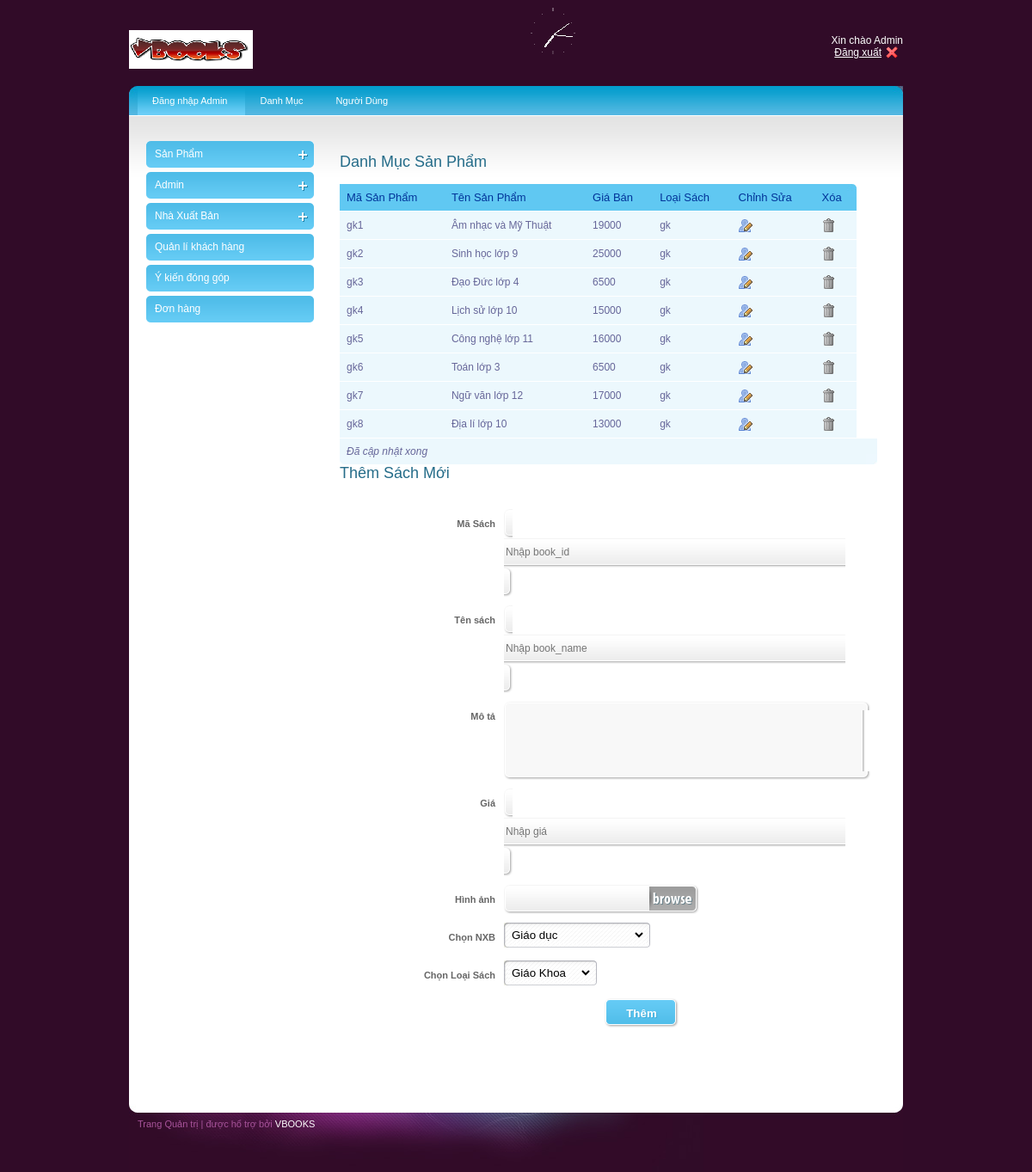
The app's page /admin/danhmuc.php with its own data.
### tables this page shows
CREATE TABLE IF NOT EXISTS `book` (
  `book_id` varchar(15) NOT NULL,
  `book_name` varchar(250) NOT NULL,
  `description` text NOT NULL,
  `price` int(10) NOT NULL,
  `img` text NOT NULL,
  `pub_id` varchar(5) NOT NULL,
  `cat_id` varchar(5) NOT NULL,
  PRIMARY KEY (`book_id`),
  KEY `manxb` (`pub_id`,`cat_id`),
  KEY `maloai` (`cat_id`)
);

### classes/db.class.php (called while the page is built, shortened)
<?php
class db{
	var $conn ='';
	public function __construct()
	{
		 $this->conn =  new PDO('mysql:host=localhost; dbname=bansach' , 'root' , '');
		 $this->conn->query('set names "utf8" ');
	}
	public function query($sql)
	{
		$stm = $this->conn->query($sql);
		return $stm->fetchAll(PDO::FETCH_ASSOC);
	}
}

### include/function.php (called while the page is built, shortened)
<?php
function getIndex($index, $value="")
{
	if (!isset($_GET[$index]))	return $value;
	return trim($_GET[$index]);
}
 ?>

### admin/danhmuc.php (the view, shortened to what this page needs)
<?php
include "../classes/db.class.php";
include "../include/function.php";
$ac=getIndex('ac','insert');
$db = new db();
$cats= $db->query("select * from category");
?>
<?php include "layouts/head.php"; ?>
    <div class="right_content">
    <h2>Danh Mục Sản Phẩm</h2>
<table id="rounded-corner" summary="2007 Major IT Companies' Profit">
    <thead>
    	<tr>
            <th scope="col" class="rounded">Mã Sản Phẩm</th>
            <th scope="col" class="rounded">Tên Sản Phẩm</th>
            <th scope="col" class="rounded">Giá Bán</th>
            <th scope="col" class="rounded">Loại Sách</th>
            <th scope="col" class="rounded">Chỉnh Sửa</th>
            <th scope="col" class="rounded-q4">Xóa</th>
        </tr>
    </thead>
        <tfoot>
    	<tr>
        	<td colspan="6" class="rounded-foot-left"><em>Đã cập nhật xong</em></td>
        	<td class="rounded-foot-right">&nbsp;</td>
        </tr>
    </tfoot>
    <tbody>
        <?php
                                    $id1 = getIndex('id','gk');
                                    $db= new db();
                                    $sql= $db->query("select * from book where cat_id = '$id1' limit 20 ");
                                    foreach($sql as $v)
                                    {
            ?>
    	 <tr>
            <td><?php echo $v['book_id'] ?></td>
            <td><?php echo $v['book_name'] ?></td>
            <td><?php echo $v['price'] ?></td>
            <td><?php echo $v['cat_id'] ?></td>
            <td><a href="danhmuc.php?id=<?php echo $id1; ?>&idsach=<?php echo $v['book_id'];?>&ac=update"><img src="images/user_edit.png" alt="" title="" border="0" /></a></td>
           <td><a href="delete.php?id=<?php echo $v['book_id'];?>" class="ask" ><img src="images/trash.png" alt="" title="" border="0" /></a></td>
        </tr>
        <?php
    }
        ?>
    </tbody>
</table>
<?php
    $idsach=getIndex('idsach');
    $sp = $db->query("select * from book where book_id='$idsach'");
    if(empty($sp))
    {
        $masach= "";
        $ten="";
        $description="";
        $price ="";
    }
 ?>
<h2>Thêm Sách Mới</h2>
         <div class="form">
         <form action="insertbook.php?ac=<?php echo $ac; ?>" method="post" class="niceform">
                <fieldset>
                    <dl>
                        <dt><label for="text">Mã Sách</label></dt>
                        <dd><input type="text" name="book_id" id="" size="54"  placeholder="Nhập book_id" value="<?php echo $masach; ?>" /></dd>
                    </dl>
                    <dl>
                        <dt><label for="text">Tên sách</label></dt>
                        <dd><input type="text" name="book_name" id="" size="54" placeholder="Nhập book_name" value="<?php echo $ten; ?>" /></dd>
                    </dl>
                        <dt><label for="comments">Mô tả</label></dt>
                        <dd><textarea name="description" id="" rows="5" cols="50"><?php echo $description; ?></textarea></dd>
                    <dl>
                        <dt><label for="text">Giá</label></dt>
                        <dd><input type="text" name="price" id="" size="54" placeholder="Nhập giá" value="<?php echo $price; ?>" /></dd>
                    </dl>
                    <dl>
                        <dt><label for="upload">Hình ảnh</label></dt>
                        <dd><input type="file" name="img" id="upload" /></dd>
                    </dl>
                    <dl>
                        <dt><label for="gender">Chọn NXB</label></dt>
                        <dd><select name="pub_id">
                                    <?php
                                    foreach ($nxb as  $v) {
                                        $select="";
                                     ?>
                                    <option value="<?php echo $v['pub_id'];?>" <?php echo $select ?>><?php echo $v['pub_name'];?></option>
                                   <?php
                                    }
                                   ?>
                            </select>
                        </dd>
                    </dl>
                   <dl>
                        <dt><label for="gender">Chọn Loại Sách</label></dt>
                        <dd><select name="cat_id">
                                    <?php
                                    foreach ($cats as  $v) {
                                        $select="";
                                     ?>
                                    <option value="<?php echo $v['cat_id'];?>" <?php echo $select ?>><?php echo $v['cat_name'];?></option>
                                   <?php
                                    }
                                   ?>
                            </select>
                        </dd>
                    </dl>
                     <dl>
                     <dl class="submit">
                    <input type="submit" name="submit" id="submit" value="Thêm" />
                     </dl>
                </fieldset>
         </form>
         </div>
         <div class="form">
         <form action="" method="post" class="niceform">
                <fieldset>
                </fieldset>
         </form>
         </div>
     </div>
  </div>
    </div>
<?php include "layouts/footer.php"; ?>
</div>
</body>
</html>

### admin/style.css (style rules this page uses)
body { background:url(images/bg.gif) no-repeat center top #310b28; font-family:Arial, Helvetica, sans-serif; padding:0; font-size:12px; margin:0 auto; color: #0e4354; }
a { color:#256c89; }
h2 { font-size:18px; color:#256c89; font-weight:normal; padding:0px 0 15px 0; margin:0px; clear:both; }
.right_content { width:625px; float:left; padding:30px 0 0 30px; }
#rounded-corner { margin:0px; width:625px; text-align: left; border-collapse: collapse; }
#rounded-corner thead th.rounded-q4 { background: #60c8f2 url('images/right.jpg') right top no-repeat; }
#rounded-corner th { padding: 8px; font-weight: normal; font-size: 13px; color: #039; background: #60c8f2; }
#rounded-corner td { padding: 8px; background: #ecf8fd; border-top: 1px solid #fff; color: #669; }
#rounded-corner tfoot td.rounded-foot-left { background: #ecf8fd url('images/botleft.jpg') left bottom no-repeat; }
#rounded-corner tfoot td.rounded-foot-right { background: #ecf8fd url('images/botright.jpg') right bottom no-repeat; }

### admin/niceforms-default.css (style rules this page uses)
.form { width:600px; float:left; clear:both; }
fieldset { border:none; clear:both; }
label { font-size:11px; font-weight:bold; color:#666; }
dl { clear:both; width:600px; }
dl.submit { clear:both; width:500px; text-align:center; padding:0 0 0 90px; }
dt { float:left; text-align:right; width:170px; line-height:34px; padding:0 10px 10px 0; }
dd { float:left; width:400px; margin:0 0 10px 0; }
.NFText { border:none; vertical-align:middle; font:12px/15px Arial, Helvetica, sans-serif; background:none; float:left; }
.NFButton { width:auto; height:34px; padding:0 15px; font-weight:bold; background:url(img/button.gif) repeat-x 0 0; cursor:pointer; border:none;color:#FFFFFF; text-shadow:1px 1px #45add8;vertical-align:middle; }
.NFTextarea { border:none; background:none; font:12px/12px Arial, Helvetica, sans-serif; margin:0; }
.NFMultiSelect { border:0; background:none; margin:0; }
select, input, textarea, button { outline:none; resize:none; }

### records on screen
book: book_id "gk1", book_name "Âm nhạc và Mỹ Thuật", price "19000", cat "gk"
book: book_id "gk2", book_name "Sinh học lớp 9", price "25000", cat "gk"
book: book_id "gk3", book_name "Đạo Đức lớp 4", price "6500", cat "gk"
book: book_id "gk4", book_name "Lịch sử lớp 10", price "15000", cat "gk"
book: book_id "gk5", book_name "Công nghệ lớp 11", price "16000", cat "gk"
book: book_id "gk6", book_name "Toán lớp 3", price "6500", cat "gk"
book: book_id "gk7", book_name "Ngữ văn lớp 12", price "17000", cat "gk"
book: book_id "gk8", book_name "Địa lí lớp 10", price "13000", cat "gk"

### other values on screen
form field pub_id "Giáo dục"
form field cat_id "Giáo Khoa"
